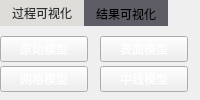
     <widget class="QTabWidget" name="tabWidget_6">
      <property name="minimumSize">
       <size>
        <width>0</width>
        <height>100</height>
       </size>
      </property>
      <property name="maximumSize">
       <size>
        <width>16777215</width>
        <height>100</height>
       </size>
      </property>
      <property name="styleSheet">
       <string notr="true">QTabBar::tab {
	background-color: rgb(94, 92, 100);
	color: rgb(0, 0, 0);
}
QTabBar::tab:selected {
	background-color: rgb(222, 221, 218);
    color: #303030; 
}
QTabWidget::pane { border: 0; }
</string>
      </property>
      <property name="currentIndex">
       <number>0</number>
      </property>
      <widget class="QWidget" name="tab_9">
       <attribute name="title">
        <string>过程可视化</string>
       </attribute>
       <widget class="QPushButton" name="pushButton_initmodel">
        <property name="geometry">
         <rect>
          <x>0</x>
          <y>10</y>
          <width>88</width>
          <height>26</height>
         </rect>
        </property>
        <property name="styleSheet">
         <string notr="true">color: rgb(255, 255, 255);</string>
        </property>
        <property name="text">
         <string>原始模型</string>
        </property>
       </widget>
       <widget class="QPushButton" name="pushButton_meshmodel">
        <property name="geometry">
         <rect>
          <x>0</x>
          <y>40</y>
          <width>88</width>
          <height>26</height>
         </rect>
        </property>
        <property name="styleSheet">
         <string notr="true">color: rgb(255, 255, 255);</string>
        </property>
        <property name="text">
         <string>网格模型</string>
        </property>
       </widget>
       <widget class="QPushButton" name="pushButton_surfacemodel">
        <property name="geometry">
         <rect>
          <x>100</x>
          <y>10</y>
          <width>88</width>
          <height>26</height>
         </rect>
        </property>
        <property name="styleSheet">
         <string notr="true">color: rgb(255, 255, 255);</string>
        </property>
        <property name="text">
         <string>表面模型</string>
        </property>
       </widget>
       <widget class="QPushButton" name="pushButton_centerlinemodel">
        <property name="geometry">
         <rect>
          <x>100</x>
          <y>40</y>
          <width>88</width>
          <height>26</height>
         </rect>
        </property>
        <property name="styleSheet">
         <string notr="true">color: rgb(255, 255, 255);</string>
        </property>
        <property name="text">
         <string>中线模型</string>
        </property>
       </widget>
      </widget>
      <widget class="QWidget" name="tab_15">
       <attribute name="title">
        <string>结果可视化</string>
       </attribute>
      </widget>
     </widget>
